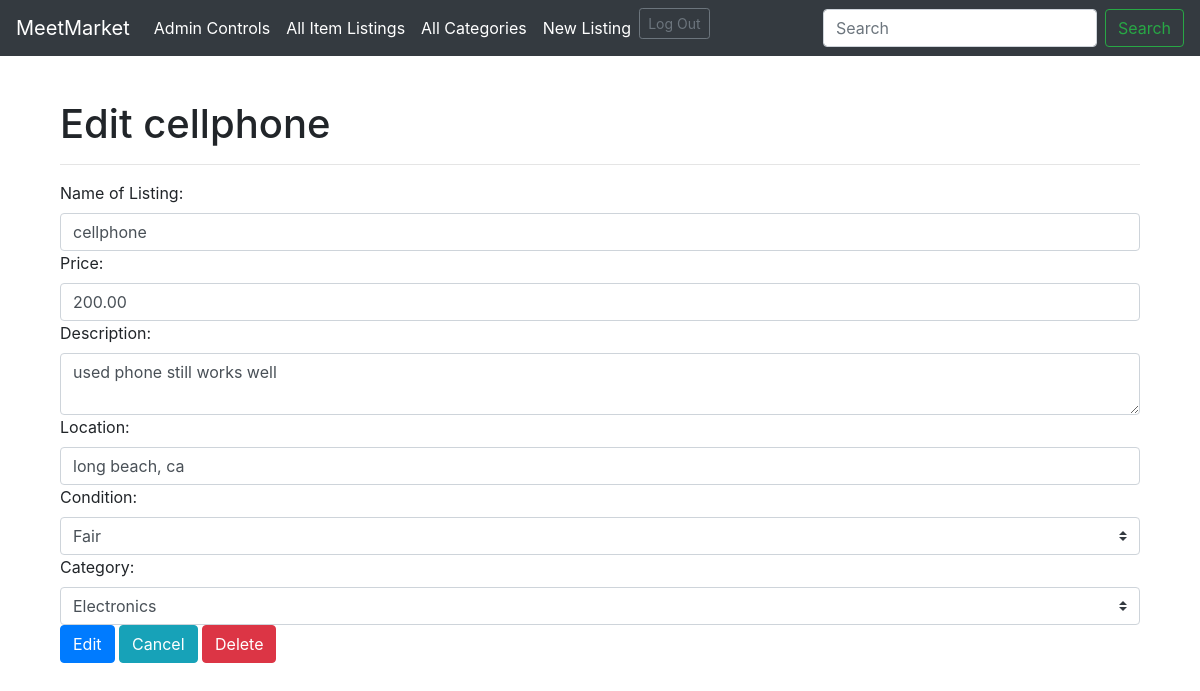
The app's page /item/34/edit (signed in) with its own data.
### item_app/models.py (models this page shows)
class Item(models.Model):
    user = models.ForeignKey(User, related_name="items",
                             on_delete=models.CASCADE)
    name = models.CharField(max_length=100)
    price = models.DecimalField(decimal_places=2, max_digits=10)
    description = models.CharField(max_length=255)
    location = models.CharField(max_length=255)
    condition = models.CharField(max_length=25)
    category = models.ForeignKey(
        Category, related_name="items", on_delete=models.CASCADE)
    flag = models.BooleanField(default=False)
    created_at = models.DateTimeField(auto_now_add=True)
    updated_at = models.DateTimeField(auto_now=True)
    objects = ItemManager()

class Category(models.Model):
    name = models.CharField(max_length=45)
    created_at = models.DateTimeField(auto_now_add=True)
    updated_at = models.DateTimeField(auto_now=True)

### item_app/views.py (the view, shortened to what this page needs)
# urls.py: path('item/<int:item_id>/edit', views.edit, name="my_edit_item"),
def edit(request, item_id):
    this_item = Item.objects.get(id=item_id)
    images = this_item.images.all()
    if len(images) > 0:
        image = images[0]
        context = {
            "this_item": this_item,
            "all_categories": Category.objects.all(),
            "this_user": User.objects.get(email=request.session['log_email']),
            "images": images,
            "image": image,
        }
    return render(request, "edit.html", context)

### item_app/templates/edit.html (shortened to what this page needs)
{% extends 'base.html' %} {% block content %} {% if this_user.admin == True %}
<h1 style="padding-top: 30px; margin-top: 70px;">Edit {{this_item.name}}</h1>
<hr />
<form action="{% url 'item:my_post_edit_item' this_item.id %}" method="POST" enctype="multipart/form-data">
  <div class="form-group">
    <label for="name">Name of Listing:</label>
    <input type="text" class="form-control" name="name" value="{{this_item.name}}" />
    <label for="price">Price:</label>
    <input type="number" step="0.01" class="form-control" name="price" value="{{this_item.price}}" />
    <label for="description">Description:</label>
    <textarea name="description" class="form-control">
{{this_item.description}}</textarea>
    <label for="location">Location:</label>
    <input type="text" class="form-control" name="location" placeholder="Current location of the item"
      value="{{this_item.location}}" />
    <label for="condition">Condition:</label>
    <select name="condition" class="custom-select mr-sm-2">
      <option value="{{this_item.condition}}">{{this_item.condition}}</option>
    </select>
    <label for="category">Category:</label>
    <select name="category" class="custom-select mr-sm-2">
      <option value="{{this_item.category.name}}">{{this_item.category.name}}</option>
    </select>
    <button type="submit" class="btn btn-primary">Edit</button>
    <a href="{% url 'login:my_successful_log_in' %}" class="btn btn-info" role="button">Cancel</a>
    {% if this_user.admin == True %}
    <a href="{% url 'item:my_delete_item' this_item.id %}" class="btn btn-danger"
      role="button">Delete</a>{% endif %}{% endif %}
  </div>
</form>
{% endblock %}

### records on screen
Item: name "cellphone", price "200.00", description "used phone still works well", location "long beach, ca", condition "Fair", category "Electronics"
